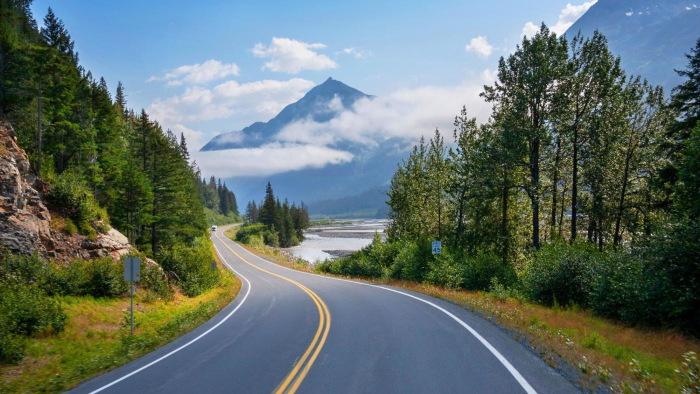
#> input picture Lane Segmentation/images/road.jpg, 1400 x 788 px (shown at 1/2 size)
$ python -i lane_segment_processing.py   (imports and definitions only)
#> lines starting #> are read from the running program, lines starting #| are printed output that depends on the picture; after the words box and inside, x2 and y2 are one past the last pixel; in counts of white or black regions, pixels touching at a corner belong together
#> further down, picture is the input picture: shape (788, 1400, 3); mean B, G, R 106.7, 111.5, 96.8
import numpy as np
import matplotlib.pyplot as plt
import cv2


height, width = 720, 1280

# Define the points corresponding to the corners for perspective transformation
src_points = np.float32([
    [200, 720],
    [550, 440],
    [700, 440],
    [1280-180, 720]
])

# Define the destination points for the bird's-eye view
dst_points = np.float32([
    [0, height],        # Bottom left
    [0, 0],             # Top left
    [width, 0],         # Top right
    [width, height]     # Bottom right
])

# Set parameters for sliding windows
n_windows = 20
window_height = int(height / n_windows)
margin = 100
min_pix = 50


def traditional_approach(frame):
    matrix = cv2.getPerspectiveTransform(src_points, dst_points)
    # Apply the perspective transformation to get the bird's-eye view
    bird_eye_view = cv2.warpPerspective(frame, matrix, (width, height))

    # Convert to HLS color space
    hls = cv2.cvtColor(bird_eye_view, cv2.COLOR_BGR2HLS)
#> hls: shape (720, 1280, 3); mean of channels 0, 1, 2 71.2, 115.4, 48.9

    # Define color range for lane lines in HLS
    lower_white = np.array([0, 200, 0], dtype=np.uint8)
    upper_white = np.array([255, 255, 255], dtype=np.uint8)

    # Threshold the HLS image to get only lane line colors
    mask = cv2.inRange(hls, lower_white, upper_white)
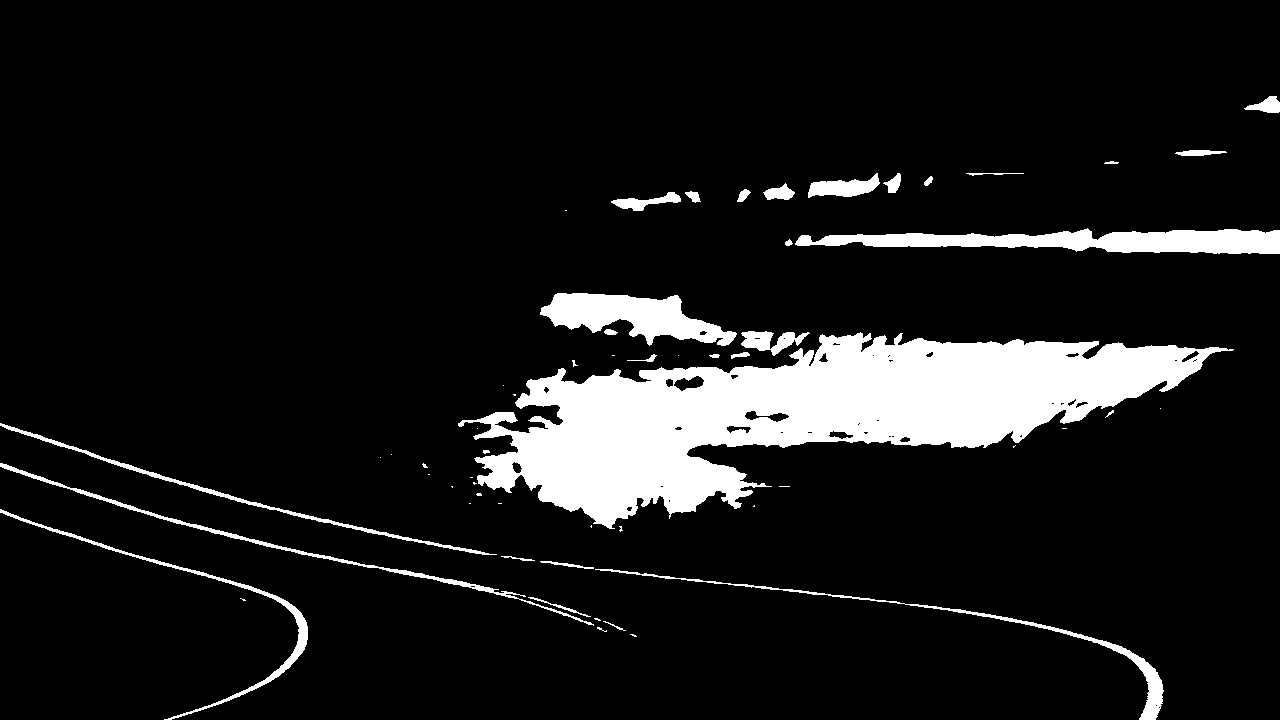
#> mask: shape (720, 1280); 10.1% white; 58 white regions (28 under 20 px), largest, box (x1, y1, x2, y2) and area: (458, 332, 1234, 529) 66864, (795, 228, 1280, 254) 7504, (540, 293, 737, 346) 5546

    # Morphological operations to remove noise
    kernel = np.ones((5, 5), np.uint8)
    mask_open = cv2.morphologyEx(mask, cv2.MORPH_OPEN, kernel)  # Opening
#> mask_open: shape (720, 1280); 9.2% white; 26 white regions, largest, box (x1, y1, x2, y2) and area: (477, 333, 1219, 528) 65554, (819, 229, 1280, 254) 7303, (541, 293, 736, 346) 5508
    mask_close = cv2.morphologyEx(mask_open, cv2.MORPH_CLOSE, kernel)  # Closing
#> mask_close: shape (720, 1280); 9.3% white; 18 white regions

    # Find contours in the mask
    contours, _ = cv2.findContours(mask_close, cv2.RETR_EXTERNAL, cv2.CHAIN_APPROX_SIMPLE)
#> contours = 18 contours, 2 with area under 20; largest, box (x1, y1, x2, y2) and area: (477, 333, 1219, 528) 66172, (819, 229, 1280, 254) 6834, (541, 293, 736, 346) 5397, (1102, 641, 1163, 720) 1042, (809, 176, 879, 197) 898

    # Filter contours based on area to keep only lane lines
    lane_lines = []
    for contour in contours:
        area = cv2.contourArea(contour)
        if area > 500:  # Adjust this threshold based on your needs
            lane_lines.append(contour)
#> this loop made 18 passes
#> area on passes 1, 2, 3, 6, 7, 8, 9, 10, 11, 12, 13, 14: 1042.5, 637, 43, 66171.5, 727, 5397, 123.5, 6834, 74, 474, 69, 269
#> after the loop, lane_lines = 7 contours; box (x1, y1, x2, y2) and area: (477, 333, 1219, 528) 66172, (819, 229, 1280, 254) 6834, (541, 293, 736, 346) 5397, (1102, 641, 1163, 720) 1042, (809, 176, 879, 197) 898, (743, 331, 802, 354) 727, (272, 601, 308, 678) 637

    # Create a blank image to draw the lane lines
    lane_line_image = np.zeros_like(bird_eye_view)
    cv2.drawContours(lane_line_image, lane_lines, -1, (0, 255, 0), 3)  # Green color for lane lines

    # Combine the lane line image with the bird's-eye view
    combined_image = cv2.addWeighted(bird_eye_view, 1, lane_line_image, 0.5, 0)
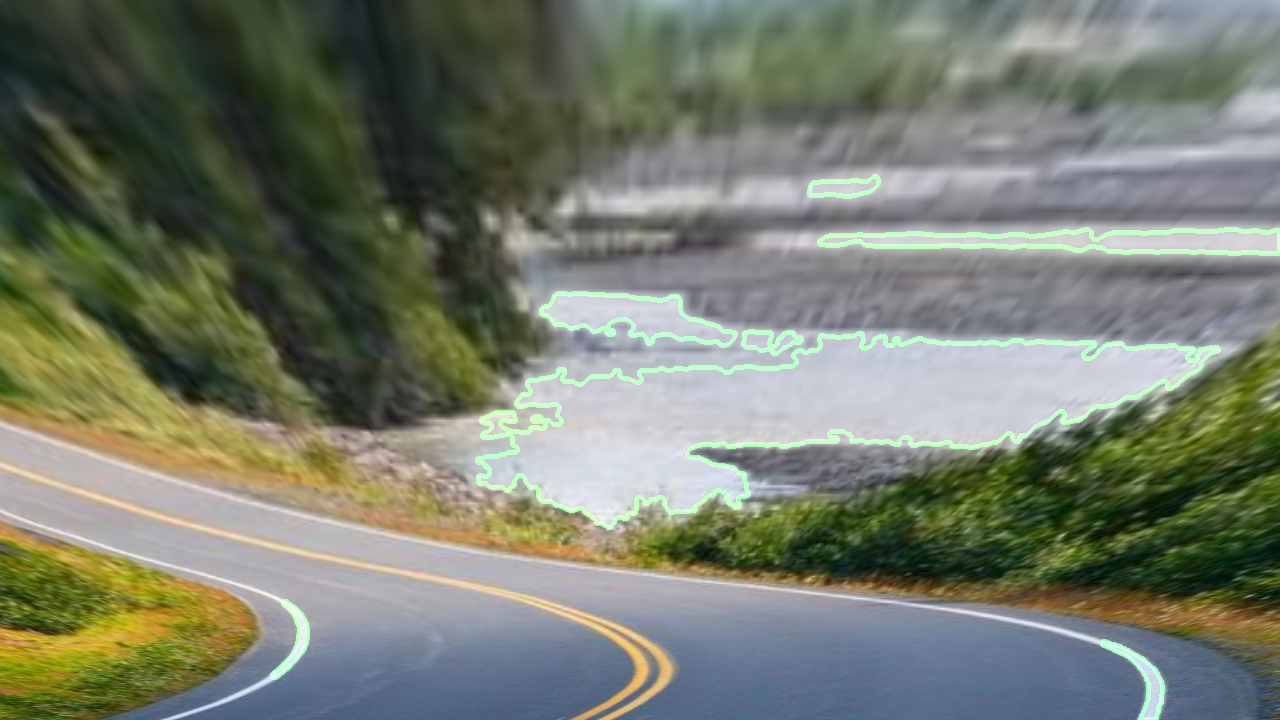
#> combined_image: shape (720, 1280, 3); mean B, G, R 108.6, 123.4, 117.5

    # Find the starting point using histogram
    histogram = np.sum(mask_close[mask_close.shape[0] // 2:, :], axis=0)
#> histogram = 1280 values, max 39270 at index 614, min 0 at index 0, mean 12326.3
    midpoint = int(histogram.shape[0] / 2)
#> midpoint = 640
    leftx_base = np.argmax(histogram[:midpoint])
#> leftx_base = 614
    rightx_base = np.argmax(histogram[midpoint:]) + midpoint
#> rightx_base = 674

    # Identify the x and y positions of all non-zero pixels in the mask
    nonzero = mask_close.nonzero()
#> nonzero = 85335 positions, rows 96 to 719, columns 272 to 1279
    nonzeroy = np.array(nonzero[0])
    nonzerox = np.array(nonzero[1])

    # Create an empty list to hold the lane line indices
    left_lane_inds = []
    right_lane_inds = []

    # Current positions of the left and right line
    left_current = leftx_base
#> left_current = 614
    right_current = rightx_base
#> right_current = 674

    for window in range(n_windows):
        # Identify the window boundaries in x and y (both left and right)
        win_y_low = height - (window + 1) * window_height
        win_y_high = height - window * window_height
        win_xleft_low = left_current - margin
        win_xleft_high = left_current + margin
        win_xright_low = right_current - margin
        win_xright_high = right_current + margin

        # Draw the windows on the visualization image
        cv2.rectangle(lane_line_image, (win_xleft_low, win_y_low), (win_xleft_high, win_y_high), (0, 255, 0), 2)
        cv2.rectangle(lane_line_image, (win_xright_low, win_y_low), (win_xright_high, win_y_high), (0, 255, 0), 2)

        # Identify the nonzero pixels in x and y within the window
        good_left_inds = ((nonzerox >= win_xleft_low) & (nonzerox <= win_xleft_high) &
                          (nonzeroy >= win_y_low) & (nonzeroy <= win_y_high)).nonzero()[0]
        good_right_inds = ((nonzerox >= win_xright_low) & (nonzerox <= win_xright_high) &
                           (nonzeroy >= win_y_low) & (nonzeroy <= win_y_high)).nonzero()[0]

        # Append these indices to the lists
        left_lane_inds.append(good_left_inds)
        right_lane_inds.append(good_right_inds)

        # If you found more than min_pix pixels, recenter the next window on their mean position
        if len(good_left_inds) > min_pix:
            left_current = int(np.mean(nonzerox[good_left_inds]))
        if len(good_right_inds) > min_pix:
            right_current = int(np.mean(nonzerox[good_right_inds]))
#> this loop made 20 passes
#> (win_xleft_low, win_xleft_high, win_xright_low, win_xright_high, left_current, right_current) on passes 6, 7, 8, 9, 10, 11, 12, 15: (514, 714, 574, 774, 618, 625), (518, 718, 525, 725, 622, 625), (522, 722, 525, 725, 615, 618), (515, 715, 518, 718, 626, 627), (526, 726, 527, 727, 633, 634), (533, 733, 534, 734, 670, 670), (570, 770, 570, 770, 626, 626), (526, 726, 526, 726, 652, 652)
#> (win_xleft_low, win_xleft_high, win_xright_low, win_xright_high) on passes 1, 2, 3, 4, 5, 13: (514, 714, 574, 774), (514, 714, 574, 774), (514, 714, 574, 774), (514, 714, 574, 774), (514, 714, 574, 774), (526, 726, 526, 726)
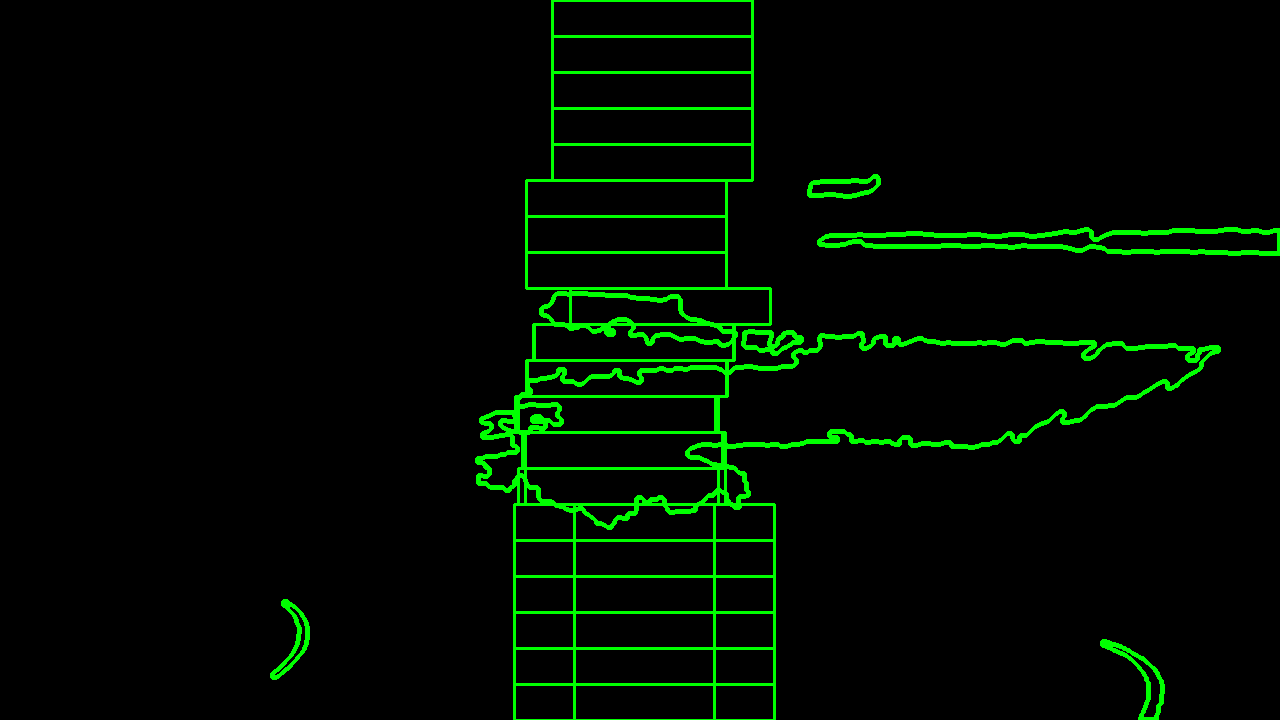
#> lane_line_image: shape (720, 1280, 3); mean of channels 0, 1, 2 0, 11.2, 0; drawn as B, G, R
#> after the loop, left_lane_inds = 20 items; right_lane_inds = 20 items

    # Concatenate the arrays of indices
    left_lane_inds = np.concatenate(left_lane_inds)
    right_lane_inds = np.concatenate(right_lane_inds)

    # Extract the pixel positions for the left and right lanes
    leftx = nonzerox[left_lane_inds]
    lefty = nonzeroy[left_lane_inds]
    rightx = nonzerox[right_lane_inds]
    righty = nonzeroy[right_lane_inds]

    # Fit a second order polynomial to each lane
    left_fit = np.polyfit(lefty, leftx, 2)
#> left_fit = [-3.38e-06, -0.119, 677.1]
    right_fit = np.polyfit(righty, rightx, 2)
#> right_fit = [4.06e-05, -0.136, 678.1]

    # Generate x and y values for plotting
    ploty = np.linspace(0, height - 1, height)
    left_fitx = left_fit[0] * ploty ** 2 + left_fit[1] * ploty + left_fit[2]
#> left_fitx = 720 values, max 677.1 at index 0, min 589.5 at index 719, mean 633.6
    right_fitx = right_fit[0] * ploty ** 2 + right_fit[1] * ploty + right_fit[2]
#> right_fitx = 720 values, max 678.1 at index 0, min 601.4 at index 719, mean 636.3

    # Print the beginning and end of the lane lines
    print(f"Left Lane Start: (x: {int(left_fitx[0])}, y: {int(ploty[0])})")
#| Left Lane Start: (x: 677, y: 0)
    print(f"Left Lane End: (x: {int(left_fitx[-1])}, y: {int(ploty[-1])})")
#| Left Lane End: (x: 589, y: 719)
    print(f"Right Lane Start: (x: {int(right_fitx[0])}, y: {int(ploty[0])})")
#| Right Lane Start: (x: 678, y: 0)
    print(f"Right Lane End: (x: {int(right_fitx[-1])}, y: {int(ploty[-1])})")
#| Right Lane End: (x: 601, y: 719)

    # Create an image to draw the lane lines
    lane_line_image = np.zeros_like(bird_eye_view)
    for y in range(len(ploty)):
        cv2.circle(lane_line_image, (int(left_fitx[y]), int(ploty[y])), 5, (255, 0, 0), -1)  # Left lane
        cv2.circle(lane_line_image, (int(right_fitx[y]), int(ploty[y])), 5, (0, 0, 255), -1)  # Right lane
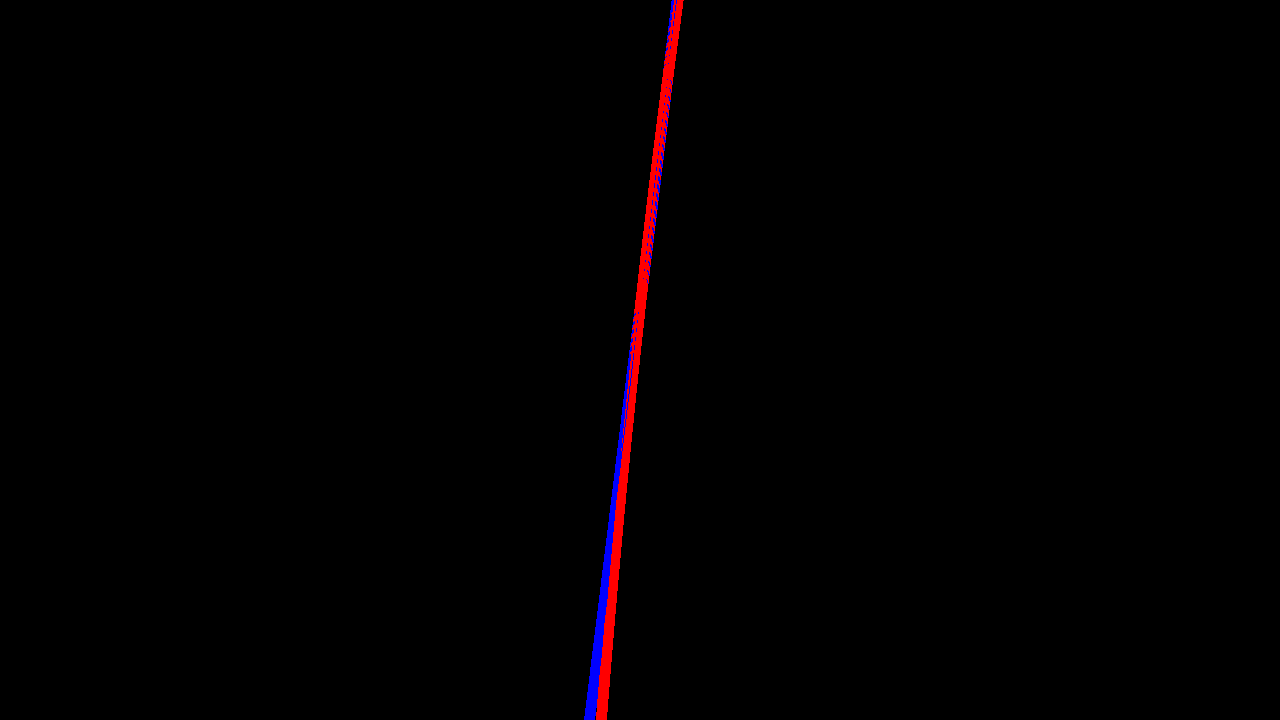
#> lane_line_image: shape (720, 1280, 3); mean of channels 0, 1, 2 0.9, 0, 1.9; drawn as B, G, R

    # Fill the area between the lane lines using the fitted points
    vertices = np.array(list(zip(np.concatenate((left_fitx, right_fitx[::-1])),
                                 np.concatenate((ploty, ploty[::-1])))), dtype=np.int32)
#> vertices = 1440 pairs, first value 589 to 678, second value 0 to 719

    cv2.fillPoly(lane_line_image, [vertices], (0, 255, 0))
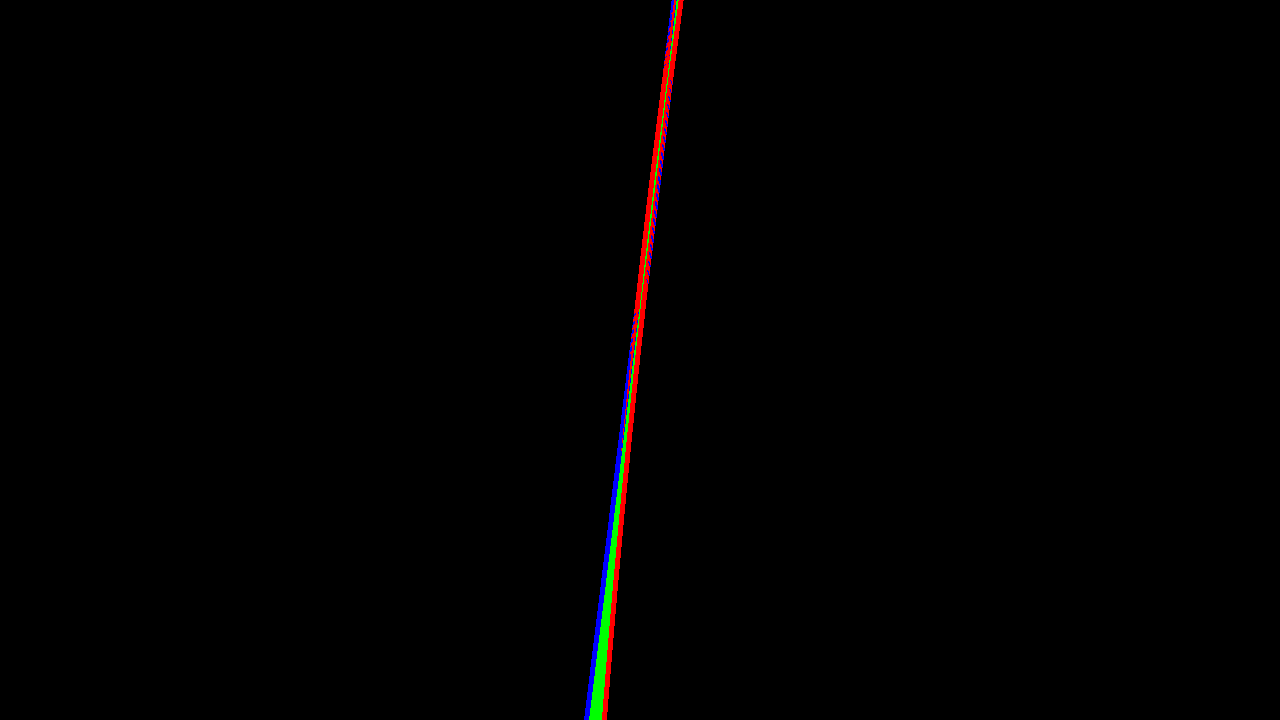
#> lane_line_image: shape (720, 1280, 3); 0.3% of pixels changed, all inside (x1, y1, x2, y2) = (589, 0, 679, 720); drawn as B, G, R

    # Unwrap the lane_line_image back to the original perspective
    unwarp_matrix = cv2.getPerspectiveTransform(dst_points, src_points)
#> unwarp_matrix = [[0.117, -0.718, 550], [0, -0.444, 440], [0, -0.00116, 1]]
    lane_line_image_original = cv2.warpPerspective(lane_line_image, unwarp_matrix, (frame.shape[1], frame.shape[0]))

    return lane_line_image_original


# [161 lines left out: function deep_learning_handle, not called in this run]


def main():
    pass


# [2 lines not run here, left out]

>>> import cv2
>>> picture = cv2.imread('../Lane Segmentation/images/road.jpg')
>>> result = traditional_approach(picture)
